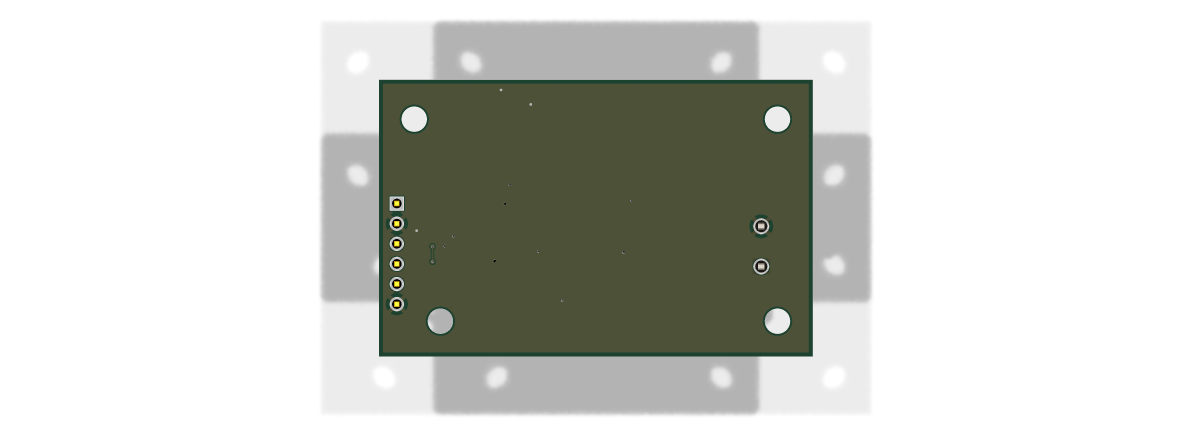
#> input picture boards/bb-adc/reports/renders/bb-adc_bottom.png, 2384 x 872 px (shown at 1/2 size)
$ python -i _finish.py   (imports and definitions only)
#> lines starting #> are read from the running program, lines starting #| are printed output that depends on the picture
#!/usr/bin/env python3
"""Turn one raw kicad-cli render into the committed showcase image.

Crops the transparent margin so the board fills the frame, composites onto the
document's page colour, downscales to 1600 px on the long side, and keeps the
file under the size budget (PNG first, high-quality JPG if PNG is too big).

Called by render_boards.sh; usable on its own:
    _finish.py [--opaque-only] raw.png out.png

--opaque-only throws away the semi-transparent drop shadow. It reads as depth on
an angled view and as grey blocks around the board on a straight-down one.
"""
import os
import sys

from PIL import Image

CANVAS = (250, 249, 246)   # #FAF9F6, the diagrams' page colour
LONG_EDGE = 1600
PAD = 0.025                # fraction of the long side left as margin
BUDGET = 480_000           # bytes


SHADOW_CUT = 200           # alpha below this is shadow, not board


def main(src, dst, opaque_only=False):
#> called with dst = 'out.png', opaque_only = False
    im = Image.open(src).convert("RGBA")
#> im is the input picture: PIL image 2384x872 RGBA; mean R, G, B, A 16.8, 18.4, 12.6, 67.3
    if opaque_only:
        alpha = im.split()[3].point(lambda v: 255 if v >= SHADOW_CUT else 0)
        im.putalpha(alpha)
    bbox = im.split()[3].getbbox()
#> bbox = (633, 33, 1751, 838)
    if bbox is None:
        print(f"WARNING {os.path.basename(dst)}: render is entirely empty")
        bbox = (0, 0, im.width, im.height)
    else:
        touch = [n for n, hit in (("left", bbox[0] == 0), ("top", bbox[1] == 0),
                                  ("right", bbox[2] == im.width),
                                  ("bottom", bbox[3] == im.height)) if hit]
#> touch = []
        if touch:
            # Usually the soft drop shadow, not the board. Worth an eyeball.
            print(f"NOTE {os.path.basename(dst)}: non-transparent pixels reach "
                  f"the frame ({', '.join(touch)}) - check nothing is clipped, "
                  f"and lower the zoom for it if so")

    pad = int(PAD * max(bbox[2] - bbox[0], bbox[3] - bbox[1]))
#> pad = 27
    box = (max(0, bbox[0] - pad), max(0, bbox[1] - pad),
           min(im.width, bbox[2] + pad), min(im.height, bbox[3] + pad))
#> box = (606, 6, 1778, 865)
    im = im.crop(box)
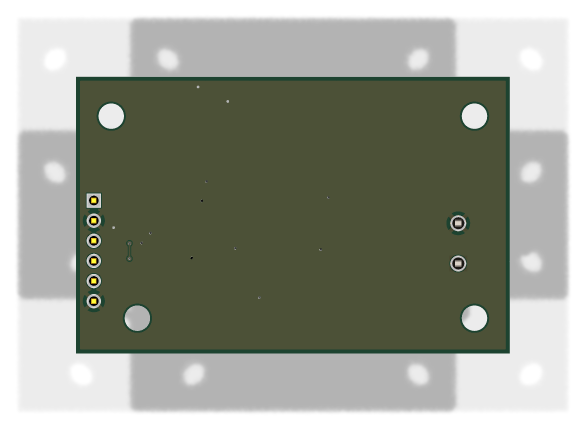
#> im: PIL image 1172x859 RGBA (shown at 1/2 size); mean R, G, B, A 34.7, 37.9, 26, 139; transparent parts drawn white

    scale = LONG_EDGE / max(im.size)
#> scale = 1.37
    if scale < 1:
        im = im.resize((max(1, round(im.width * scale)),
                        max(1, round(im.height * scale))), Image.LANCZOS)

    flat = Image.new("RGB", im.size, CANVAS)
    flat.paste(im, (0, 0), im)

    os.makedirs(os.path.dirname(dst) or ".", exist_ok=True)
    flat.save(dst, "PNG", optimize=True)
    size = os.path.getsize(dst)
    if size > BUDGET:
        # 256-colour PNG usually wins on these renders; JPG is the fallback.
        quant = flat.convert("P", palette=Image.ADAPTIVE, colors=256)
        alt = dst + ".q.png"
        quant.save(alt, "PNG", optimize=True)
        if os.path.getsize(alt) <= size:
            os.replace(alt, dst)
            size = os.path.getsize(dst)
        else:
            os.remove(alt)
    if size > BUDGET:
        jpg = os.path.splitext(dst)[0] + ".jpg"
        flat.save(jpg, "JPEG", quality=88, optimize=True, progressive=True)
        if os.path.getsize(jpg) < size:
            os.remove(dst)
            dst, size = jpg, os.path.getsize(jpg)
        else:
            os.remove(jpg)
    print(f"{os.path.basename(dst)}  {flat.width}x{flat.height}  {size // 1024} KB")
#| out.png  1172x859  70 KB


# [7 lines not run here, left out]

>>> result = main('../../boards/bb-adc/reports/renders/bb-adc_bottom.png', 'out.png')

$ run again, on boards/bb-adc/reports/renders/bb-adc_left.png
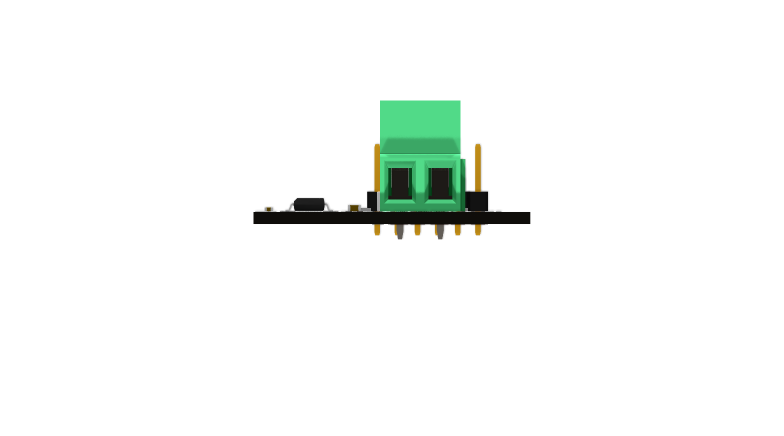
#> input picture boards/bb-adc/reports/renders/bb-adc_left.png, 1568 x 872 px (shown at 1/2 size)
#> in main, im is the input picture: PIL image 1568x872 RGBA; mean R, G, B, A 2.5, 5.1, 3.1, 11.2
#> bbox = (506, 201, 1063, 480)
#> touch = []
#> pad = 13
#> box = (493, 188, 1076, 493)
#> in main, `im = im.crop(box)`:
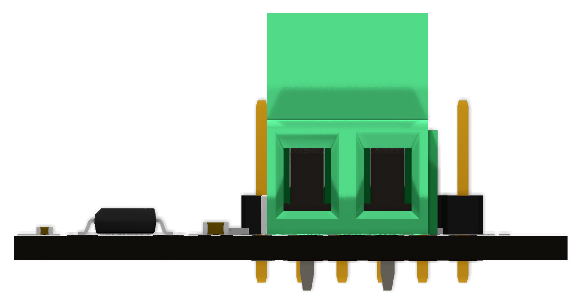
#> im: PIL image 583x305 RGBA; mean R, G, B, A 19, 39.5, 23.9, 85.8; transparent parts drawn white
#| out.png  583x305  25 KB

$ run again, on boards/bb-adc/reports/renders/bb-adc_top.png
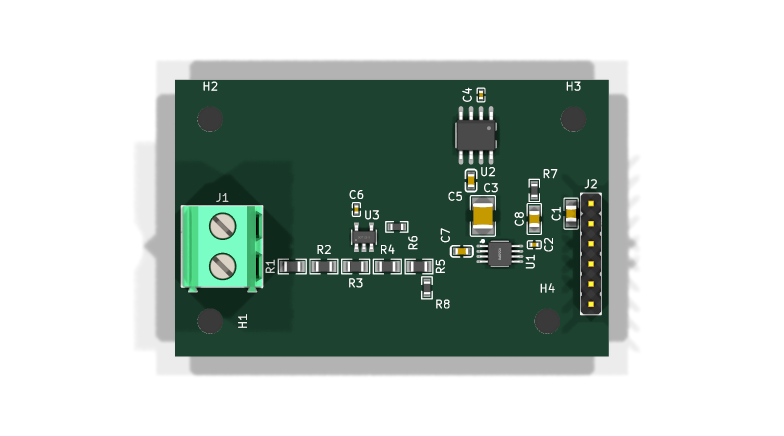
#> input picture boards/bb-adc/reports/renders/bb-adc_top.png, 1568 x 872 px (shown at 1/2 size)
#> in main, im is the input picture: PIL image 1568x872 RGBA; mean R, G, B, A 15.4, 27.8, 21.1, 95.1
#> bbox = (262, 115, 1284, 756)
#> touch = []
#> pad = 25
#> box = (237, 90, 1309, 781)
#> in main, `im = im.crop(box)`:
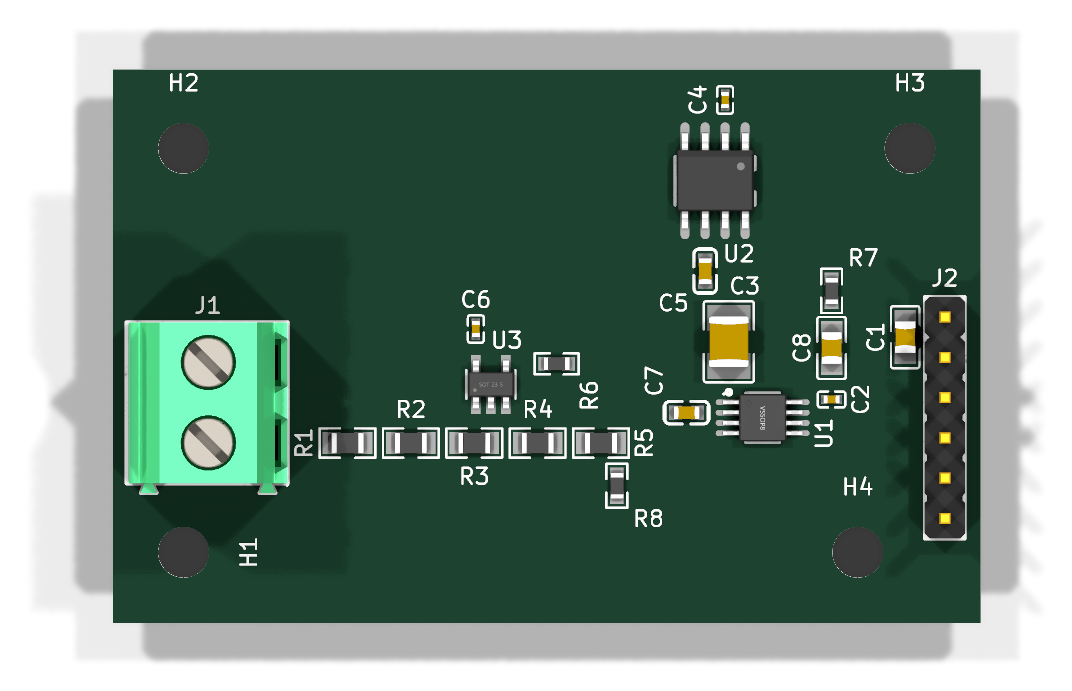
#> im: PIL image 1072x691 RGBA; mean R, G, B, A 28.4, 51.3, 39, 175.6; transparent parts drawn white
#| out.png  1072x691  142 KB
